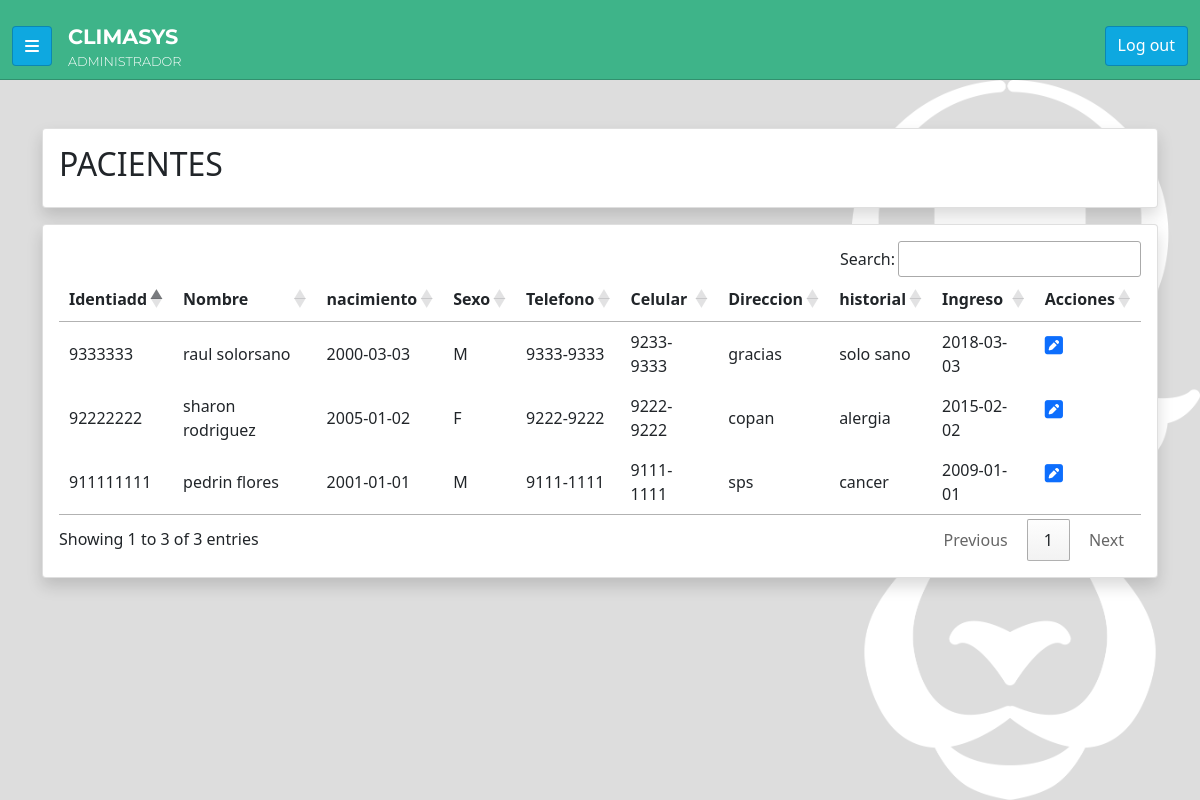
The app's page /mod/M03.php (signed in) with its own data.
### tables this page shows
CREATE TABLE `paciente` (
  `dni_paciente` varchar(50) NOT NULL,
  `nombre` varchar(50) NOT NULL,
  `apellidos` varchar(50) NOT NULL,
  `nacimiento` date NOT NULL,
  `sexo` varchar(1) NOT NULL,
  `telefono` varchar(50) DEFAULT NULL,
  `celular` varchar(50) DEFAULT NULL,
  `direccion` varchar(100) DEFAULT NULL,
  `historial` varchar(100) DEFAULT NULL,
  `ingreso` date DEFAULT NULL
);

### funciones.php (called while the page is built, shortened)
<?php
  function abrir_conexion() {
    $usuario = 'id18717606_201910080047';
    $clave = '201910080047@Pass';
    $enlace = 'mysql:host=localhost;dbname=id18717606_climasys;';
    try {
      $conexion = new PDO($enlace, $usuario, $clave);
      $conexion->setAttribute(PDO::ATTR_ERRMODE, PDO::ERRMODE_EXCEPTION);
      $conexion->exec('set time_zone = "-6:00"');
    } catch (Exception $ex) {
      die($ex->getMessage());
    }
    return $conexion;
  }
  function buscar_registro($conexion, $sql, $data) {
    $registro = [];
    try {
      $sentencia = $conexion->prepare($sql);
      $sentencia->execute($data);
      $registro = $sentencia->fetch(PDO::FETCH_ASSOC);
    } catch (Exception $ex) {
      echo '<script>alert("'.$ex->getMessage().'")</script>';
    }
    return $registro;
  }
  function buscar_registros($conexion, $sql, $data) {
    $registros = [];
    try {
      $sentencia = $conexion->prepare($sql);
      $sentencia->execute($data);
      $registros = $sentencia->fetchAll(PDO::FETCH_ASSOC);
    } catch (Exception $ex) {
      echo '<script>alert("'.$ex->getMessage().'")</script>';
    }
    return $registros;
  }
  function tiene_acceso_a($accion) {
    $modulo = basename($_SERVER["SCRIPT_FILENAME"], '.php');
    $sql = 'select * from acceso where cod_modulo=:cod_modulo and cod_usuario=:cod_usuario';
    $conexion = abrir_conexion();
    $registro = buscar_registro($conexion,$sql,[':cod_modulo' => $modulo, ':cod_usuario' => $_SESSION['codigo']]);
    return true;
  }
?>

### mod/M03.php (the view, shortened to what this page needs)
<?php
  require_once $_SERVER['DOCUMENT_ROOT'].'/funciones.php';
?>
<!DOCTYPE html>
<html lang="es">
<head>
  <link href="https://cdn.jsdelivr.net/npm/bootstrap@5.0.2/dist/css/bootstrap.min.css" rel="stylesheet">
  <link rel="stylesheet" href="https://cdn.datatables.net/1.11.5/css/jquery.dataTables.min.css">
  <link rel="stylesheet" href="https://cdn.datatables.net/buttons/2.2.2/css/buttons.dataTables.min.css">
  <link rel="stylesheet" href="//<?php echo $_SERVER['HTTP_HOST'].'/css/main.css'; ?>">
</head>
<body>
  <?php require_once $_SERVER['DOCUMENT_ROOT'].'/componentes/navbar.php' ?>
  <div id="body">
    <main id="main" class="py-5">
      <div class="container">
        <div class="row justify-content-center">
          <div class="col">
            <div class="card shadow">
              <div class="card-body">
                <h2 class="card-title">
                  PACIENTES
                </h2>
              </div>
            </div>
          </div>
        </div>
        <div class="row justify-content-center mt-3">
          <div class="col">
            <div class="card card-table shadow">
              <div class="card-body">
                <table id="tabla">
                  <thead>
                    <tr>
                      <th>Identiadd</th>
                      <th>Nombre</th>
                      <th>nacimiento</th>
                      <th>Sexo</th>
                      <th>Telefono</th>
                      <th>Celular</th>
                      <th>Direccion</th>
                      <th>historial</th>
                      <th>Ingreso</th>
                      <th>Acciones</th>
                    </tr>
                  </thead>
                  <tbody>
                    <?php
                      $sql = 'select * from paciente';
                      $conexion = abrir_conexion();
                      $registros = buscar_registros($conexion, $sql, []);
                      $acceso_editar = tiene_acceso_a('U');
                      foreach ($registros as $item) {
                        echo '<tr>';
                        echo '<td>'.$item['dni_paciente'].'</td>';
                        echo '<td>'.$item['nombre'].' '.$item['apellidos'].'</td>';
                        echo '<td>'.$item['nacimiento'].'</td>';
                        echo '<td>'.$item['sexo'].'</td>';
                        echo '<td>'.$item['telefono'].'</td>';
                        echo '<td>'.$item['celular'].'</td>';
                        echo '<td>'.$item['direccion'].'</td>';
                        echo '<td>'.$item['historial'].'</td>';
                        echo '<td>'.$item['ingreso'].'</td>';
                        echo '<td class="d-flex gap-2">';
                        if ($acceso_editar) {
                          echo '<a href="//'.$_SERVER['HTTP_HOST'].$_SERVER['PHP_SELF'].'?A=U&id='.$item['dni_paciente'].'" class="icono"><i class="fa-solid fa-square-pen"></i></a>';
                        }
                        echo '</td>';
                        echo '</tr>';
                      }
                    ?>
                  </tbody>
                </table>
              </div>
            </div>
          </div>
        </div>
      </div>
    </main>
  </div>
</body>
</html>

### css/main.css (style rules this page uses)
body { background-color: #ddd; }
#body { display: flex; position: fixed; overflow: hidden; top: 5rem; bottom: 0; left: 0; right: 0; }
#main { background-image: url('../src/logo.png'); background-repeat: no-repeat; background-size: contain; background-position: right; width: 100%; min-width: 420px; overflow-x: hidden; overflow-y: auto; }
.icono { font-size: 1.3rem; }
.card-table .card-body { overflow-x: auto; }

### records on screen
paciente: dni_paciente "911111111", nombre "pedrin", apellidos "flores", nacimiento "2001-01-01", sexo "M", telefono "9111-1111", celular "9111-1111", direccion "sps", historial "cancer", ingreso "2009-01-01"
paciente: dni_paciente "92222222", nombre "sharon", apellidos "rodriguez", nacimiento "2005-01-02", sexo "F", telefono "9222-9222", celular "9222-9222", direccion "copan", historial "alergia", ingreso "2015-02-02"
paciente: dni_paciente "9333333", nombre "raul", apellidos "solorsano", nacimiento "2000-03-03", sexo "M", telefono "9333-9333", celular "9233-9333", direccion "gracias", historial "solo sano", ingreso "2018-03-03"

### other values on screen
$_SESSION['tipo'] "ADMINISTRADOR"
